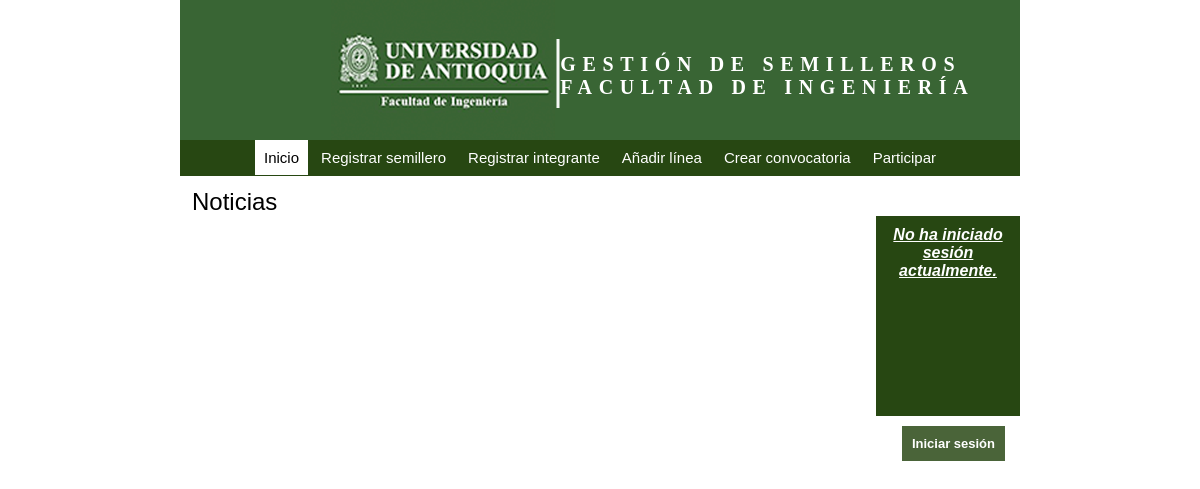
The app's page /, older data.
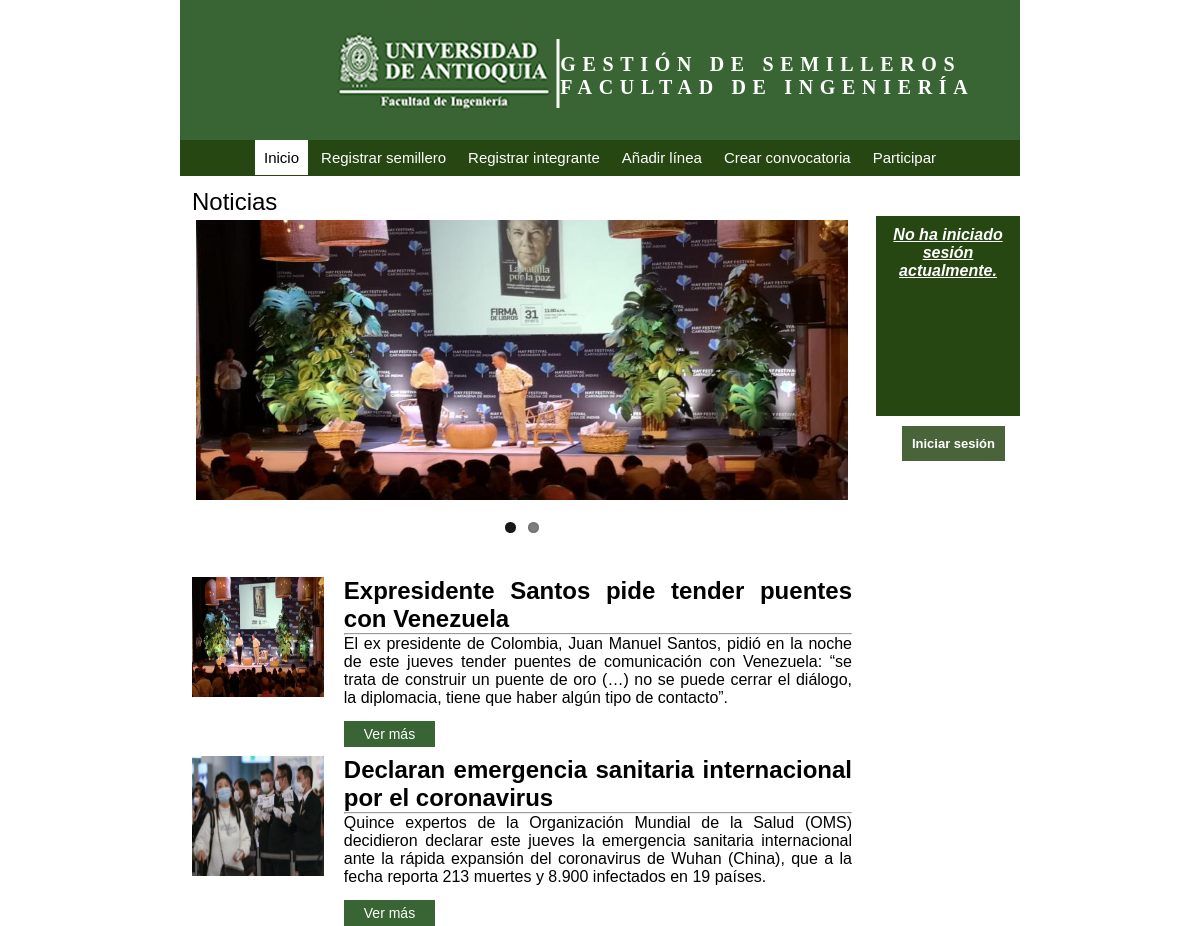
The same page, newer data.
### core/models.py (models this page shows, shortened)
class Noticia(models.Model):
    id = models.AutoField(primary_key=True, verbose_name="Id")
    title = models.CharField(max_length=30, verbose_name="Título", null=True)
    image = models.FileField(verbose_name="Imagen", null=True)
    banner = models.FileField(verbose_name="Banner", null=True)
    description = models.TextField(verbose_name="Descripción", null=True)
    content = models.TextField(verbose_name="Contenido de la noticia", null=True)
    created = models.DateTimeField(auto_now_add=True, verbose_name="Fecha de creación", null=True)
    updated = models.DateTimeField(auto_now=True, verbose_name="Fecha de edición", null=True)
    class Meta():
        verbose_name = "Noticia"
        verbose_name_plural = "Noticias"
        ordering = ["-created"]

### core/views.py (the view)
# urls.py: path('', views.home, name="home"),
def home(request):
    noticias = Noticia.objects.all().order_by('-created')
    layers = Noticia.objects.all().order_by('-created')[:4]
    """ if request.method == "POST":
        title = request.POST['title']
        image = request.POST['image']
        description = request.POST['description']
        content = request.POST['content']

        insert = Noticia(title=title, image=image, description=description, content=content)
        insert.save()
    """
    return render(request, "core/home.html", {'noticias':noticias,'layers':layers})

### core/templates/core/home.html (shortened to what this page needs)
{% extends 'core/base.html' %}
{% block cuerpo %}
    {% load static %}
    <h1>Noticias</h1>
    <div class="flexslider">
        <ul class="slides">
            {% for layer in layers %}
            <li>
                <a href="{% url 'news' id_item=layer.id %}"><img src="{{layer.banner.url}}"/></a>
            </li>
            {% endfor %}
        </ul>
    </div>
    {% for noticia in noticias %}
        <div class="project">
            <div class="prj_img">
                <img src="{{noticia.image.url}}">
            </div>
            <div class="prj_content">
                <h2>{{noticia.title}}</h2>
                <hr>
                <p>{{noticia.description}}</p><br>
                <a class="prj_boton" href="{% url 'news' id_item=noticia.id %}">Ver más</a>
            </div>
        </div>
    {% endfor %}
    <link rel="stylesheet" href="{% static 'core/css/home_styles.css' %}">
    <link rel="stylesheet" href="{% static 'core/css/flexslider.css' %}">
{% endblock %}

### core/templates/core/base.html (shortened to what this page needs)
<!DOCTYPE html>
<html lang="en">
<head>
</head>
{% load static %}
<body>
        <header>
            <img src="{% static 'core/img/logo_udea.png' %}" alt="">
            <p id="title_uno">GESTIÓN DE SEMILLEROS</p>
            <p id="title_dos">FACULTAD DE INGENIERÍA</p>
        </header>
        <nav>
            <ul>
                <li><a href="{% url 'home' %}" id="a_inicio">Inicio</a></li>
                <li><a href="{% url 'create' %}" id="a_create">Registrar semillero</a></li>
                <li><a href="{% url 'register' %}" id="a_register">Registrar integrante</a></li>
                <li><a href="{% url 'workline' %}" id="a_line">Añadir línea</a></li>
                <li><a href="{% url 'conv_create' %}" id="a_conv">Crear convocatoria</a></li>
                <li><a href="{% url 'participate' %}" id="a_participate">Participar</a></li>
            </ul>
        </nav>
        <section id="formulario">
            {% block cuerpo %}{% endblock %}
        </section>
        <div id="side_bar">
            {% if request.user.is_authenticated %}
                <div>
                    <p>{{ request.user.first_name }} {{ request.user.last_name }}</p>
                </div>
                <a href="{% url 'logout' %}">Cerrar sesión</a>
            {% else %}
                <div>
                    <p>No ha iniciado sesión actualmente.</p>
                </div>
                <a href="{% url 'login' %}">Iniciar sesión</a>
            {% endif %}
        </div>
        <link rel="stylesheet" href="{% static 'core/css/styles.css' %}">
</body>
</html>

### core/static/core/css/home_styles.css (style rules this page uses)
.project { margin-top: 2%; display: block; float: left; }
#formulario { width: 55%; }
.prj_img { float: left; width: 20%; }
.prj_img img { margin-right: 5%; width: 100%; height: 10vw; }
.prj_content { float: left; width: 77%; margin-left: 3%; }
.prj_content h2,p { font-family: Verdana, Geneva, Tahoma, sans-serif; text-align: justify; }
.prj_boton { font-family: Verdana, Geneva, Tahoma, sans-serif; text-decoration: none; color: white; background-color: #396534; padding: 5px 20px; font-size: 14px; }
#a_inicio { color: #000; background: #fff; }

### core/static/core/css/flexslider.css (style rules this page uses)
.slides, .slides > li, .flex-control-nav, .flex-direction-nav { margin: 0; padding: 0; list-style: none; }
.flexslider { margin: 0; padding: 0; max-height: 300px; }
.flexslider .slides > li { display: none; -webkit-backface-visibility: hidden; }
.flexslider .slides img { max-height: 280px; width: 100%; display: block; }
.flexslider .slides:after { content: "\0020"; display: block; clear: both; visibility: hidden; line-height: 0; height: 0; }
.flexslider { margin: 0 0 60px; background: #fff; border: 4px solid #fff; position: relative; zoom: 1; -webkit-border-radius: 4px; -moz-border-radius: 4px; border-radius: 4px; -webkit-box-shadow: '' 0 1px 4px rgba(0, 0, 0, 0.2); -moz-box-shadow: '' 0 1px 4px rgba(0, 0, 0, 0.2); -o-box-shadow: '' 0 1px 4px rgba(0, 0, 0, 0.2); box-shadow: '' 0 1px 4px rgba(0, 0, 0, 0.2); }
.flexslider .slides { zoom: 1; }
.flexslider .slides img { height: auto; -moz-user-select: none; }

### core/static/core/css/styles.css (style rules this page uses)
* { margin: 0; }
header { background: #396534; width: 70%; height: 140px; margin-left: 15%; min-width: 825px; }
header img { float: left; padding-left: 18%; }
header p { font-family: Georgia, 'Times New Roman', Times, serif; font-weight: 600; font-size: 20px; padding-left: 43%; letter-spacing: 5pt; color: #fff; }
#title_uno { padding-top: 53px; }
nav { background: #274712; width: 70%; height: 36px; margin-left: 15%; min-width: 825px; }
nav ul { padding: 0; text-align: center; }
nav ul li { display: inline-block; padding-top: 9px; }
nav ul li a { text-decoration: none; font-family: Verdana, Geneva, Tahoma, sans-serif; font-size: 15px; padding: 9px; color: #fff; }
#formulario { margin-left: 16%; margin-top: 1%; float: left; }
#side_bar { width: 12%; margin-left: 73%; margin-top: 40px; }
#side_bar div { height: 200px; background: #274712; float: left; }
#side_bar p { display: inline-block; text-decoration: underline; font-family: Verdana, Geneva, Tahoma, sans-serif; font-weight: bold; font-style: italic; padding:10px; text-align: center; color: #fff; }
#side_bar a { display: inline-block; text-decoration: none; font-family: Verdana, Geneva, Tahoma, sans-serif; font-weight: bold; font-size: 13px; color: #fff; background: #4a6439; padding: 10px; text-align: center; margin-top: 10px; margin-left: 18%; }
h1 { font-family: Verdana, Geneva, Tahoma, sans-serif; font-weight: 500; }

Row changes from the older to the newer data that the page shows:
added Noticia: banner (picture), image (picture), title "Expresidente Santos pide tender puentes con Venezuela", description "El ex presidente de Colombia, Juan Manuel Santos, pidió en la noche de este jueves tender puentes de comunicación con Venezuela: “se trata de construir un puente de oro (…) no se puede cerrar el diálogo, la diplomacia, tiene que haber algún tipo de contacto”."
added Noticia: image (picture), title "Declaran emergencia sanitaria internacional por el coronavirus", description "Quince expertos de la Organización Mundial de la Salud (OMS) decidieron declarar este jueves la emergencia sanitaria internacional ante la rápida expansión del coronavirus de Wuhan (China), que a la fecha reporta 213 muertes y 8.900 infectados en 19 países."
